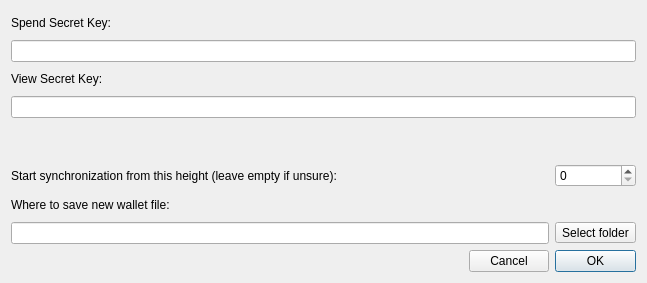
<?xml version="1.0" encoding="UTF-8"?>
<ui version="4.0">
 <class>ImportKeysDialog</class>
 <widget class="QDialog" name="ImportKeysDialog">
  <property name="geometry">
   <rect>
    <x>0</x>
    <y>0</y>
    <width>647</width>
    <height>283</height>
   </rect>
  </property>
  <property name="minimumSize">
   <size>
    <width>0</width>
    <height>130</height>
   </size>
  </property>
  <property name="windowTitle">
   <string>Import private keys</string>
  </property>
  <layout class="QGridLayout" name="gridLayout">
   <item row="6" column="2" colspan="2">
    <widget class="QSpinBox" name="m_syncHeight">
     <property name="maximum">
      <number>999999999</number>
     </property>
    </widget>
   </item>
   <item row="7" column="0" colspan="4">
    <widget class="QLabel" name="label_2">
     <property name="text">
      <string>Where to save new wallet file:</string>
     </property>
    </widget>
   </item>
   <item row="10" column="0">
    <spacer name="horizontalSpacer">
     <property name="orientation">
      <enum>Qt::Horizontal</enum>
     </property>
     <property name="sizeHint" stdset="0">
      <size>
       <width>454</width>
       <height>20</height>
      </size>
     </property>
    </spacer>
   </item>
   <item row="1" column="0" colspan="4">
    <widget class="QLineEdit" name="m_spendKeyEdit"/>
   </item>
   <item row="6" column="0">
    <widget class="QLabel" name="label_4">
     <property name="text">
      <string>Start synchronization from this height (leave empty if unsure):</string>
     </property>
    </widget>
   </item>
   <item row="10" column="2" colspan="2">
    <widget class="QPushButton" name="m_okButton">
     <property name="text">
      <string>OK</string>
     </property>
     <property name="autoDefault">
      <bool>false</bool>
     </property>
     <property name="default">
      <bool>true</bool>
     </property>
    </widget>
   </item>
   <item row="10" column="1">
    <widget class="QPushButton" name="m_cancelButton">
     <property name="text">
      <string>Cancel</string>
     </property>
     <property name="autoDefault">
      <bool>false</bool>
     </property>
    </widget>
   </item>
   <item row="3" column="0" colspan="4">
    <widget class="QLineEdit" name="m_viewKeyEdit"/>
   </item>
   <item row="0" column="0">
    <widget class="QLabel" name="label_3">
     <property name="text">
      <string>Spend Secret Key:</string>
     </property>
    </widget>
   </item>
   <item row="8" column="2" colspan="2">
    <widget class="QToolButton" name="m_selectPathButton">
     <property name="text">
      <string>Select folder</string>
     </property>
    </widget>
   </item>
   <item row="2" column="0">
    <widget class="QLabel" name="label">
     <property name="text">
      <string>View Secret Key:</string>
     </property>
    </widget>
   </item>
   <item row="8" column="0" colspan="2">
    <widget class="QLineEdit" name="m_pathEdit"/>
   </item>
   <item row="4" column="0" colspan="4">
    <spacer name="verticalSpacer">
     <property name="orientation">
      <enum>Qt::Vertical</enum>
     </property>
     <property name="sizeType">
      <enum>QSizePolicy::Fixed</enum>
     </property>
     <property name="sizeHint" stdset="0">
      <size>
       <width>10</width>
       <height>40</height>
      </size>
     </property>
    </spacer>
   </item>
  </layout>
 </widget>
 <resources/>
 <connections>
  <connection>
   <sender>m_selectPathButton</sender>
   <signal>clicked()</signal>
   <receiver>ImportKeysDialog</receiver>
   <slot>selectPathClicked()</slot>
   <hints>
    <hint type="sourcelabel">
     <x>620</x>
     <y>54</y>
    </hint>
    <hint type="destinationlabel">
     <x>323</x>
     <y>65</y>
    </hint>
   </hints>
  </connection>
  <connection>
   <sender>m_okButton</sender>
   <signal>clicked()</signal>
   <receiver>ImportKeysDialog</receiver>
   <slot>onAccept()</slot>
   <hints>
    <hint type="sourcelabel">
     <x>594</x>
     <y>102</y>
    </hint>
    <hint type="destinationlabel">
     <x>323</x>
     <y>65</y>
    </hint>
   </hints>
  </connection>
  <connection>
   <sender>m_cancelButton</sender>
   <signal>clicked()</signal>
   <receiver>ImportKeysDialog</receiver>
   <slot>reject()</slot>
   <hints>
    <hint type="sourcelabel">
     <x>511</x>
     <y>102</y>
    </hint>
    <hint type="destinationlabel">
     <x>323</x>
     <y>65</y>
    </hint>
   </hints>
  </connection>
  <connection>
   <sender>m_spendKeyEdit</sender>
   <signal>textEdited(QString)</signal>
   <receiver>ImportKeysDialog</receiver>
   <slot>onTextChanged(QString)</slot>
   <hints>
    <hint type="sourcelabel">
     <x>323</x>
     <y>45</y>
    </hint>
    <hint type="destinationlabel">
     <x>323</x>
     <y>141</y>
    </hint>
   </hints>
  </connection>
  <connection>
   <sender>m_viewKeyEdit</sender>
   <signal>textEdited(QString)</signal>
   <receiver>ImportKeysDialog</receiver>
   <slot>onTextChanged(QString)</slot>
   <hints>
    <hint type="sourcelabel">
     <x>323</x>
     <y>99</y>
    </hint>
    <hint type="destinationlabel">
     <x>323</x>
     <y>141</y>
    </hint>
   </hints>
  </connection>
 </connections>
 <slots>
  <slot>selectPathClicked()</slot>
  <slot>onTextChanged(QString)</slot>
  <slot>onAccept()</slot>
 </slots>
</ui>
